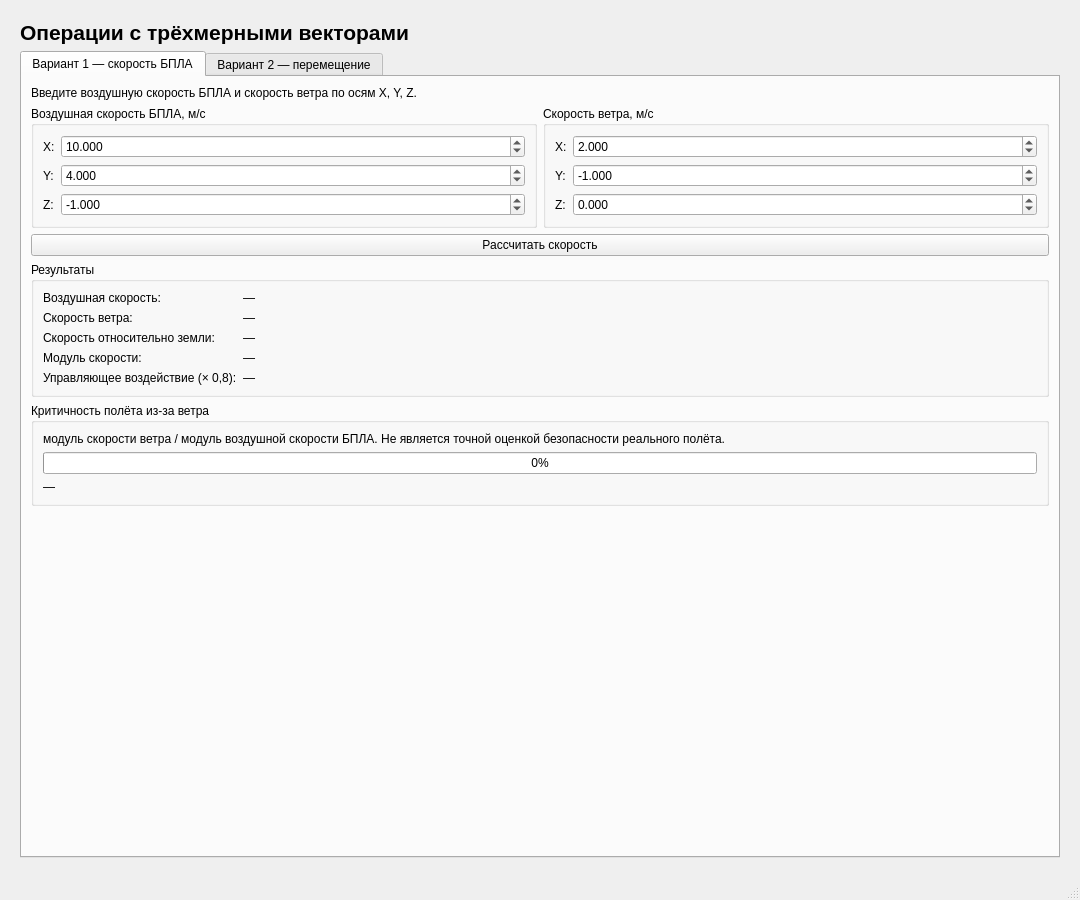
<?xml version="1.0" encoding="UTF-8"?>
<ui version="4.0">
 <class>MainWindow</class>
 <widget class="QMainWindow" name="MainWindow">
  <property name="geometry">
   <rect>
    <x>0</x>
    <y>0</y>
    <width>1080</width>
    <height>900</height>
   </rect>
  </property>
  <property name="windowTitle">
   <string>Практическое занятие №2 — Vector3D</string>
  </property>
  <widget class="QWidget" name="centralwidget">
   <layout class="QVBoxLayout" name="mainLayout">
    <property name="leftMargin">
     <number>20</number>
    </property>
    <property name="topMargin">
     <number>20</number>
    </property>
    <property name="rightMargin">
     <number>20</number>
    </property>
    <property name="bottomMargin">
     <number>20</number>
    </property>
    <item>
     <widget class="QLabel" name="titleLabel">
      <property name="font">
       <font>
        <pointsize>16</pointsize>
        <bold>true</bold>
       </font>
      </property>
      <property name="text">
       <string>Операции с трёхмерными векторами</string>
      </property>
     </widget>
    </item>
    <item>
     <widget class="QTabWidget" name="variantTabs">
      <property name="currentIndex">
       <number>0</number>
      </property>
      <widget class="QWidget" name="velocityTab">
       <attribute name="title">
        <string>Вариант 1 — скорость БПЛА</string>
       </attribute>
       <layout class="QVBoxLayout" name="velocityLayout">
        <item>
         <widget class="QLabel" name="velocityHintLabel">
          <property name="text">
           <string>Введите воздушную скорость БПЛА и скорость ветра по осям X, Y, Z.</string>
          </property>
          <property name="wordWrap">
           <bool>true</bool>
          </property>
         </widget>
        </item>
        <item>
         <layout class="QHBoxLayout" name="velocityInputsLayout">
          <item>
           <widget class="QGroupBox" name="droneVelocityGroup">
            <property name="title">
             <string>Воздушная скорость БПЛА, м/с</string>
            </property>
            <layout class="QFormLayout" name="droneForm">
             <item row="0" column="0">
              <widget class="QLabel" name="droneXLabel">
               <property name="text">
                <string>X:</string>
               </property>
              </widget>
             </item>
             <item row="0" column="1">
              <widget class="QDoubleSpinBox" name="droneXSpinBox">
               <property name="decimals">
                <number>3</number>
               </property>
               <property name="minimum">
                <double>-1000000.000000000000000</double>
               </property>
               <property name="maximum">
                <double>1000000.000000000000000</double>
               </property>
               <property name="value">
                <double>10.000000000000000</double>
               </property>
              </widget>
             </item>
             <item row="1" column="0">
              <widget class="QLabel" name="droneYLabel">
               <property name="text">
                <string>Y:</string>
               </property>
              </widget>
             </item>
             <item row="1" column="1">
              <widget class="QDoubleSpinBox" name="droneYSpinBox">
               <property name="decimals">
                <number>3</number>
               </property>
               <property name="minimum">
                <double>-1000000.000000000000000</double>
               </property>
               <property name="maximum">
                <double>1000000.000000000000000</double>
               </property>
               <property name="value">
                <double>4.000000000000000</double>
               </property>
              </widget>
             </item>
             <item row="2" column="0">
              <widget class="QLabel" name="droneZLabel">
               <property name="text">
                <string>Z:</string>
               </property>
              </widget>
             </item>
             <item row="2" column="1">
              <widget class="QDoubleSpinBox" name="droneZSpinBox">
               <property name="decimals">
                <number>3</number>
               </property>
               <property name="minimum">
                <double>-1000000.000000000000000</double>
               </property>
               <property name="maximum">
                <double>1000000.000000000000000</double>
               </property>
               <property name="value">
                <double>-1.000000000000000</double>
               </property>
              </widget>
             </item>
            </layout>
           </widget>
          </item>
          <item>
           <widget class="QGroupBox" name="windVelocityGroup">
            <property name="title">
             <string>Скорость ветра, м/с</string>
            </property>
            <layout class="QFormLayout" name="windForm">
             <item row="0" column="0">
              <widget class="QLabel" name="windXLabel">
               <property name="text">
                <string>X:</string>
               </property>
              </widget>
             </item>
             <item row="0" column="1">
              <widget class="QDoubleSpinBox" name="windXSpinBox">
               <property name="decimals">
                <number>3</number>
               </property>
               <property name="minimum">
                <double>-1000000.000000000000000</double>
               </property>
               <property name="maximum">
                <double>1000000.000000000000000</double>
               </property>
               <property name="value">
                <double>2.000000000000000</double>
               </property>
              </widget>
             </item>
             <item row="1" column="0">
              <widget class="QLabel" name="windYLabel">
               <property name="text">
                <string>Y:</string>
               </property>
              </widget>
             </item>
             <item row="1" column="1">
              <widget class="QDoubleSpinBox" name="windYSpinBox">
               <property name="decimals">
                <number>3</number>
               </property>
               <property name="minimum">
                <double>-1000000.000000000000000</double>
               </property>
               <property name="maximum">
                <double>1000000.000000000000000</double>
               </property>
               <property name="value">
                <double>-1.000000000000000</double>
               </property>
              </widget>
             </item>
             <item row="2" column="0">
              <widget class="QLabel" name="windZLabel">
               <property name="text">
                <string>Z:</string>
               </property>
              </widget>
             </item>
             <item row="2" column="1">
              <widget class="QDoubleSpinBox" name="windZSpinBox">
               <property name="decimals">
                <number>3</number>
               </property>
               <property name="minimum">
                <double>-1000000.000000000000000</double>
               </property>
               <property name="maximum">
                <double>1000000.000000000000000</double>
               </property>
               <property name="value">
                <double>0.000000000000000</double>
               </property>
              </widget>
             </item>
            </layout>
           </widget>
          </item>
         </layout>
        </item>
        <item>
         <widget class="QPushButton" name="calculateVelocityButton">
          <property name="text">
           <string>Рассчитать скорость</string>
          </property>
         </widget>
        </item>
        <item>
         <widget class="QGroupBox" name="velocityResultGroup">
          <property name="title">
           <string>Результаты</string>
          </property>
          <layout class="QFormLayout" name="velocityResultForm">
           <item row="0" column="0">
            <widget class="QLabel" name="airVelocityCaption">
             <property name="text">
              <string>Воздушная скорость:</string>
             </property>
            </widget>
           </item>
           <item row="0" column="1">
            <widget class="QLabel" name="airVelocityValue">
             <property name="text">
              <string>—</string>
             </property>
             <property name="textInteractionFlags">
              <set>Qt::TextInteractionFlag::TextSelectableByMouse</set>
             </property>
            </widget>
           </item>
           <item row="1" column="0">
            <widget class="QLabel" name="windVelocityCaption">
             <property name="text">
              <string>Скорость ветра:</string>
             </property>
            </widget>
           </item>
           <item row="1" column="1">
            <widget class="QLabel" name="windVelocityValue">
             <property name="text">
              <string>—</string>
             </property>
             <property name="textInteractionFlags">
              <set>Qt::TextInteractionFlag::TextSelectableByMouse</set>
             </property>
            </widget>
           </item>
           <item row="2" column="0">
            <widget class="QLabel" name="groundVelocityCaption">
             <property name="text">
              <string>Скорость относительно земли:</string>
             </property>
            </widget>
           </item>
           <item row="2" column="1">
            <widget class="QLabel" name="groundVelocityValue">
             <property name="text">
              <string>—</string>
             </property>
             <property name="textInteractionFlags">
              <set>Qt::TextInteractionFlag::TextSelectableByMouse</set>
             </property>
            </widget>
           </item>
           <item row="3" column="0">
            <widget class="QLabel" name="groundSpeedCaption">
             <property name="text">
              <string>Модуль скорости:</string>
             </property>
            </widget>
           </item>
           <item row="3" column="1">
            <widget class="QLabel" name="groundSpeedValue">
             <property name="text">
              <string>—</string>
             </property>
             <property name="textInteractionFlags">
              <set>Qt::TextInteractionFlag::TextSelectableByMouse</set>
             </property>
            </widget>
           </item>
           <item row="4" column="0">
            <widget class="QLabel" name="correctionCaption">
             <property name="text">
              <string>Управляющее воздействие (× 0,8):</string>
             </property>
            </widget>
           </item>
           <item row="4" column="1">
            <widget class="QLabel" name="correctionValue">
             <property name="text">
              <string>—</string>
             </property>
             <property name="textInteractionFlags">
              <set>Qt::TextInteractionFlag::TextSelectableByMouse</set>
             </property>
            </widget>
           </item>
          </layout>
         </widget>
        </item>
        <item>
         <widget class="QGroupBox" name="windRiskGroup">
          <property name="title">
           <string>Критичность полёта из-за ветра</string>
          </property>
          <layout class="QVBoxLayout" name="windRiskLayout">
           <item>
            <widget class="QLabel" name="windRiskHintLabel">
             <property name="text">
              <string>модуль скорости ветра / модуль воздушной скорости БПЛА. Не является точной оценкой безопасности реального полёта.</string>
             </property>
             <property name="wordWrap">
              <bool>true</bool>
             </property>
            </widget>
           </item>
           <item>
            <widget class="QProgressBar" name="windRiskBar">
             <property name="maximum">
              <number>100</number>
             </property>
             <property name="value">
              <number>0</number>
             </property>
             <property name="format">
              <string>%p%</string>
             </property>
            </widget>
           </item>
           <item>
            <widget class="QLabel" name="windRiskValue">
             <property name="text">
              <string>—</string>
             </property>
            </widget>
           </item>
          </layout>
         </widget>
        </item>
        <item>
         <spacer name="velocitySpacer">
          <property name="orientation">
           <enum>Qt::Orientation::Vertical</enum>
          </property>
          <property name="sizeHint" stdset="0">
           <size>
            <width>20</width>
            <height>40</height>
           </size>
          </property>
         </spacer>
        </item>
       </layout>
      </widget>
      <widget class="QWidget" name="routeTab">
       <attribute name="title">
        <string>Вариант 2 — перемещение</string>
       </attribute>
       <layout class="QVBoxLayout" name="routeLayout">
        <item>
         <widget class="QLabel" name="routeHintLabel">
          <property name="text">
           <string>Введите координаты начальной и конечной точек маршрута по осям X, Y, Z.</string>
          </property>
          <property name="wordWrap">
           <bool>true</bool>
          </property>
         </widget>
        </item>
        <item>
         <layout class="QHBoxLayout" name="routeInputsLayout">
          <item>
           <widget class="QGroupBox" name="startPointGroup">
            <property name="title">
             <string>Начальная точка, м</string>
            </property>
            <layout class="QFormLayout" name="startForm">
             <item row="0" column="0">
              <widget class="QLabel" name="startXLabel">
               <property name="text">
                <string>X:</string>
               </property>
              </widget>
             </item>
             <item row="0" column="1">
              <widget class="QDoubleSpinBox" name="startXSpinBox">
               <property name="decimals">
                <number>3</number>
               </property>
               <property name="minimum">
                <double>-1000000.000000000000000</double>
               </property>
               <property name="maximum">
                <double>1000000.000000000000000</double>
               </property>
               <property name="value">
                <double>0.000000000000000</double>
               </property>
              </widget>
             </item>
             <item row="1" column="0">
              <widget class="QLabel" name="startYLabel">
               <property name="text">
                <string>Y:</string>
               </property>
              </widget>
             </item>
             <item row="1" column="1">
              <widget class="QDoubleSpinBox" name="startYSpinBox">
               <property name="decimals">
                <number>3</number>
               </property>
               <property name="minimum">
                <double>-1000000.000000000000000</double>
               </property>
               <property name="maximum">
                <double>1000000.000000000000000</double>
               </property>
               <property name="value">
                <double>0.000000000000000</double>
               </property>
              </widget>
             </item>
             <item row="2" column="0">
              <widget class="QLabel" name="startZLabel">
               <property name="text">
                <string>Z:</string>
               </property>
              </widget>
             </item>
             <item row="2" column="1">
              <widget class="QDoubleSpinBox" name="startZSpinBox">
               <property name="decimals">
                <number>3</number>
               </property>
               <property name="minimum">
                <double>-1000000.000000000000000</double>
               </property>
               <property name="maximum">
                <double>1000000.000000000000000</double>
               </property>
               <property name="value">
                <double>100.000000000000000</double>
               </property>
              </widget>
             </item>
            </layout>
           </widget>
          </item>
          <item>
           <widget class="QGroupBox" name="finishPointGroup">
            <property name="title">
             <string>Конечная точка, м</string>
            </property>
            <layout class="QFormLayout" name="finishForm">
             <item row="0" column="0">
              <widget class="QLabel" name="finishXLabel">
               <property name="text">
                <string>X:</string>
               </property>
              </widget>
             </item>
             <item row="0" column="1">
              <widget class="QDoubleSpinBox" name="finishXSpinBox">
               <property name="decimals">
                <number>3</number>
               </property>
               <property name="minimum">
                <double>-1000000.000000000000000</double>
               </property>
               <property name="maximum">
                <double>1000000.000000000000000</double>
               </property>
               <property name="value">
                <double>300.000000000000000</double>
               </property>
              </widget>
             </item>
             <item row="1" column="0">
              <widget class="QLabel" name="finishYLabel">
               <property name="text">
                <string>Y:</string>
               </property>
              </widget>
             </item>
             <item row="1" column="1">
              <widget class="QDoubleSpinBox" name="finishYSpinBox">
               <property name="decimals">
                <number>3</number>
               </property>
               <property name="minimum">
                <double>-1000000.000000000000000</double>
               </property>
               <property name="maximum">
                <double>1000000.000000000000000</double>
               </property>
               <property name="value">
                <double>200.000000000000000</double>
               </property>
              </widget>
             </item>
             <item row="2" column="0">
              <widget class="QLabel" name="finishZLabel">
               <property name="text">
                <string>Z:</string>
               </property>
              </widget>
             </item>
             <item row="2" column="1">
              <widget class="QDoubleSpinBox" name="finishZSpinBox">
               <property name="decimals">
                <number>3</number>
               </property>
               <property name="minimum">
                <double>-1000000.000000000000000</double>
               </property>
               <property name="maximum">
                <double>1000000.000000000000000</double>
               </property>
               <property name="value">
                <double>150.000000000000000</double>
               </property>
              </widget>
             </item>
            </layout>
           </widget>
          </item>
         </layout>
        </item>
        <item>
         <widget class="QGroupBox" name="routeBoundsGroup">
          <property name="title">
           <string>Границы 3D-области, м</string>
          </property>
          <layout class="QGridLayout" name="routeBoundsGrid">
           <item row="0" column="1">
            <widget class="QLabel" name="boundsXLabel">
             <property name="text">
              <string>X</string>
             </property>
            </widget>
           </item>
           <item row="0" column="2">
            <widget class="QLabel" name="boundsYLabel">
             <property name="text">
              <string>Y</string>
             </property>
            </widget>
           </item>
           <item row="0" column="3">
            <widget class="QLabel" name="boundsZLabel">
             <property name="text">
              <string>Z</string>
             </property>
            </widget>
           </item>
           <item row="1" column="0">
            <widget class="QLabel" name="boundsMinLabel">
             <property name="text">
              <string>Минимум</string>
             </property>
            </widget>
           </item>
           <item row="2" column="0">
            <widget class="QLabel" name="boundsMaxLabel">
             <property name="text">
              <string>Максимум</string>
             </property>
            </widget>
           </item>
           <item row="1" column="1">
            <widget class="QDoubleSpinBox" name="xMinSpinBox">
             <property name="decimals">
              <number>3</number>
             </property>
             <property name="minimum">
              <double>-1000000.000000000000000</double>
             </property>
             <property name="maximum">
              <double>1000000.000000000000000</double>
             </property>
             <property name="value">
              <double>0.000000000000000</double>
             </property>
            </widget>
           </item>
           <item row="2" column="1">
            <widget class="QDoubleSpinBox" name="xMaxSpinBox">
             <property name="decimals">
              <number>3</number>
             </property>
             <property name="minimum">
              <double>-1000000.000000000000000</double>
             </property>
             <property name="maximum">
              <double>1000000.000000000000000</double>
             </property>
             <property name="value">
              <double>300.000000000000000</double>
             </property>
            </widget>
           </item>
           <item row="1" column="2">
            <widget class="QDoubleSpinBox" name="yMinSpinBox">
             <property name="decimals">
              <number>3</number>
             </property>
             <property name="minimum">
              <double>-1000000.000000000000000</double>
             </property>
             <property name="maximum">
              <double>1000000.000000000000000</double>
             </property>
             <property name="value">
              <double>0.000000000000000</double>
             </property>
            </widget>
           </item>
           <item row="2" column="2">
            <widget class="QDoubleSpinBox" name="yMaxSpinBox">
             <property name="decimals">
              <number>3</number>
             </property>
             <property name="minimum">
              <double>-1000000.000000000000000</double>
             </property>
             <property name="maximum">
              <double>1000000.000000000000000</double>
             </property>
             <property name="value">
              <double>200.000000000000000</double>
             </property>
            </widget>
           </item>
           <item row="1" column="3">
            <widget class="QDoubleSpinBox" name="zMinSpinBox">
             <property name="decimals">
              <number>3</number>
             </property>
             <property name="minimum">
              <double>-1000000.000000000000000</double>
             </property>
             <property name="maximum">
              <double>1000000.000000000000000</double>
             </property>
             <property name="value">
              <double>0.000000000000000</double>
             </property>
            </widget>
           </item>
           <item row="2" column="3">
            <widget class="QDoubleSpinBox" name="zMaxSpinBox">
             <property name="decimals">
              <number>3</number>
             </property>
             <property name="minimum">
              <double>-1000000.000000000000000</double>
             </property>
             <property name="maximum">
              <double>1000000.000000000000000</double>
             </property>
             <property name="value">
              <double>150.000000000000000</double>
             </property>
            </widget>
           </item>
           <item row="3" column="0" colspan="4">
            <widget class="QLabel" name="routeBoundsStatusLabel">
             <property name="text">
              <string>Границы задают видимую область маршрута.</string>
             </property>
             <property name="wordWrap">
              <bool>true</bool>
             </property>
            </widget>
           </item>
          </layout>
         </widget>
        </item>
        <item>
         <widget class="QPushButton" name="calculateRouteButton">
          <property name="text">
           <string>Рассчитать перемещение</string>
          </property>
         </widget>
        </item>
        <item>
         <layout class="QHBoxLayout" name="routeSceneLayout">
          <item>
           <widget class="QGroupBox" name="routePlotGroup">
            <property name="title">
             <string>3D-схема маршрута</string>
            </property>
            <layout class="QVBoxLayout" name="routePlotLayout">
             <item>
              <widget class="FlightPathView" name="flightPathView" native="true">
               <property name="minimumSize">
                <size>
                 <width>480</width>
                 <height>290</height>
                </size>
               </property>
              </widget>
             </item>
            </layout>
           </widget>
          </item>
          <item>
           <widget class="QGroupBox" name="routeResultGroup">
            <property name="title">
             <string>Результаты</string>
            </property>
            <layout class="QFormLayout" name="routeResultForm">
             <item row="0" column="0">
              <widget class="QLabel" name="displacementCaption">
               <property name="text">
                <string>Вектор перемещения:</string>
               </property>
              </widget>
             </item>
             <item row="0" column="1">
              <widget class="QLabel" name="displacementValue">
               <property name="text">
                <string>—</string>
               </property>
               <property name="textInteractionFlags">
                <set>Qt::TextInteractionFlag::TextSelectableByMouse</set>
               </property>
              </widget>
             </item>
             <item row="1" column="0">
              <widget class="QLabel" name="deltaXCaption">
               <property name="text">
                <string>Изменение X:</string>
               </property>
              </widget>
             </item>
             <item row="1" column="1">
              <widget class="QLabel" name="deltaXValue">
               <property name="text">
                <string>—</string>
               </property>
               <property name="textInteractionFlags">
                <set>Qt::TextInteractionFlag::TextSelectableByMouse</set>
               </property>
              </widget>
             </item>
             <item row="2" column="0">
              <widget class="QLabel" name="deltaYCaption">
               <property name="text">
                <string>Изменение Y:</string>
               </property>
              </widget>
             </item>
             <item row="2" column="1">
              <widget class="QLabel" name="deltaYValue">
               <property name="text">
                <string>—</string>
               </property>
               <property name="textInteractionFlags">
                <set>Qt::TextInteractionFlag::TextSelectableByMouse</set>
               </property>
              </widget>
             </item>
             <item row="3" column="0">
              <widget class="QLabel" name="deltaZCaption">
               <property name="text">
                <string>Изменение высоты (Z):</string>
               </property>
              </widget>
             </item>
             <item row="3" column="1">
              <widget class="QLabel" name="deltaZValue">
               <property name="text">
                <string>—</string>
               </property>
               <property name="textInteractionFlags">
                <set>Qt::TextInteractionFlag::TextSelectableByMouse</set>
               </property>
              </widget>
             </item>
             <item row="4" column="0">
              <widget class="QLabel" name="displacementLengthCaption">
               <property name="text">
                <string>Длина перемещения:</string>
               </property>
              </widget>
             </item>
             <item row="4" column="1">
              <widget class="QLabel" name="displacementLengthValue">
               <property name="text">
                <string>—</string>
               </property>
               <property name="textInteractionFlags">
                <set>Qt::TextInteractionFlag::TextSelectableByMouse</set>
               </property>
              </widget>
             </item>
             <item row="5" column="0">
              <widget class="QLabel" name="routeCheckCaption">
               <property name="text">
                <string>Проверка start + Δ == finish:</string>
               </property>
              </widget>
             </item>
             <item row="5" column="1">
              <widget class="QLabel" name="routeCheckValue">
               <property name="text">
                <string>—</string>
               </property>
               <property name="textInteractionFlags">
                <set>Qt::TextInteractionFlag::TextSelectableByMouse</set>
               </property>
              </widget>
             </item>
            </layout>
           </widget>
          </item>
         </layout>
        </item>
        <item>
         <spacer name="routeSpacer">
          <property name="orientation">
           <enum>Qt::Orientation::Vertical</enum>
          </property>
          <property name="sizeHint" stdset="0">
           <size>
            <width>20</width>
            <height>40</height>
           </size>
          </property>
         </spacer>
        </item>
       </layout>
      </widget>
     </widget>
    </item>
   </layout>
  </widget>
  <widget class="QMenuBar" name="menubar">
   <property name="geometry">
    <rect>
     <x>0</x>
     <y>0</y>
     <width>1080</width>
     <height>33</height>
    </rect>
   </property>
  </widget>
  <widget class="QStatusBar" name="statusbar"/>
 </widget>
 <customwidgets>
  <customwidget>
   <class>FlightPathView</class>
   <extends>QWidget</extends>
   <header>flightpathview.h</header>
  </customwidget>
 </customwidgets>
 <resources/>
 <connections/>
</ui>
